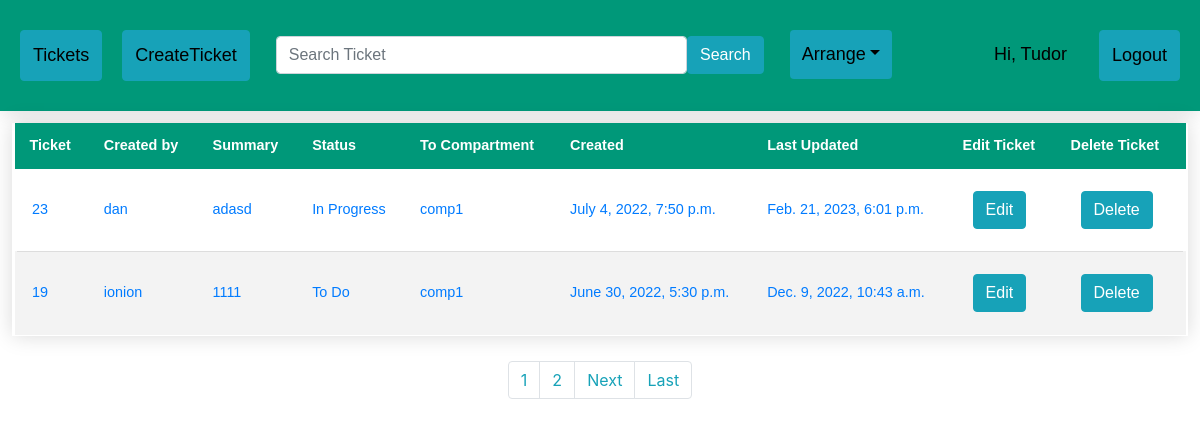
Page / (signed in) on the committed database.
### ticketApp/models.py (models this page shows)
class Ticket(models.Model):
	title = models.CharField(max_length=100)
	assignee = models.ForeignKey(User, null=True, blank=True, on_delete=models.CASCADE)
	status = models.CharField(max_length=25, choices=TicketStatus.choices, default=TicketStatus.TO_DO)
	compartment = models.CharField(max_length=25, choices=Compartiment.choices, default=None, null=False, blank=False)
	description = models.TextField()
	created_at = models.DateTimeField('created at', auto_now_add=True)
	updated_at = models.DateTimeField('updated at', auto_now=True)
	active = models.BooleanField(default=1)

### ticketApp/views.py (the view)
# urls.py: path('', views.index, name='index'),
def index(request):
    return get_tickets(request, '-created_at')

### ticketApp/views.py (called while the page is built)
def get_tickets(request, sorting_criteria):
    p = Paginator(Ticket.objects.order_by(sorting_criteria), 8)
    page = request.GET.get('page')
    tickets = p.get_page(page)
    return render(request, 'index.html', {'tickets': tickets})

### ticketApp/templates/index.html (shortened to what this page needs)
{% extends 'base.html' %}
{% block content %}
<table class="styled-table" content="width=device-width, initial-scale=1, maximum-scale=1, minimum-scale=1">
    <thead>
    <tr>
        <th>Ticket</th>
        <th>Created by</th>
        <th>Summary</th>
        <th>Status</th>
        <th>To Compartment</th>
        <th>Created</th>
        <th>Last Updated</th>
        <th>Edit Ticket</th>
        <th>Delete Ticket</th>
    </tr>
    </thead>
    {% if user.is_authenticated %}
    <tbody>
    {% for ticket in tickets %}
    {% if user.usercreate.compartment == ticket.compartment or user.is_superuser %}
    {% if ticket.active == True %}
    <tr>
        <td><a href="/ticket/{{ticket.id}}">{{ticket.id}}</a></td>
        <td><a href="/ticket/{{ticket.id}}">{{ticket.assignee}}</a></td>
        <td><a href="/ticket/{{ticket.id}}">{{ticket.title}}</a></td>
        <td><a href="/ticket/{{ticket.id}}">{{ticket.status}}</a></td>
        <td><a href="/ticket/{{ticket.id}}">{{ticket.compartment}}</a></td>
        <td><a href="/ticket/{{ticket.id}}">{{ticket.created_at}}</a></td>
        <td><a href="/ticket/{{ticket.id}}">{{ticket.updated_at}}</a></td>
        <td><a href="{% url 'EditTicket' ticket.id %}" style="margin:10px;" class="btn btn-info">Edit</a></td>
        <td><a href="{% url 'InactiveTicket' ticket.id %}" style="margin:10px;" class="btn btn-info">Delete</a></td>
    </tr>
    {% endif %}
    {% endif %}
    {% endfor %}
    </tbody>
</table>
<nav aria-label="..." class="">
        <ul class="pagination justify-content-center">
            {% for i in tickets.paginator.page_range %}
            {% if i == product_list.number %}
            <li class="page-item active"><a class="page-link bg-info">{{i}}</a></li>
            {% else %}
            <li class="page-item "><a class="page-link text-info" href="?page={{i}}">{{i}}</a></li>
            {% endif %}
            {% endfor %}
            {% if tickets.has_next %}
            <li class="page-item">
                <a class="page-link text-info" href="?page={{ tickets.next_page_number }}">Next</a>
            </li>
            <li class="page-item"><a class="page-link text-info" href="?page={{ tickets.paginator.num_pages }}">Last
                    </a></li>
            {% endif %}
        </ul>
      </nav>
    {% else %}
    <h2 align="center" class="rainbow-text"><strong>You can Login when the Admin activates your account!!!</strong></h2>
{% endif %}
{% endblock %}

### ticketApp/templates/base.html (shortened to what this page needs)
<!DOCTYPE html>
<html>
<head>
    {% load static %}
    <link rel="stylesheet" href="https://stackpath.bootstrapcdn.com/bootstrap/4.4.1/css/bootstrap.min.css"
>
    <link rel="stylesheet" type="text/css" href="{% static 'css/style.css' %}">
</head>
<body>
<div class="header">
    <a href="{% url 'index' %}" style="margin:10px;" class="btn btn-info">Tickets</a>
    {% if user.is_authenticated %}
    <a href="{% url 'CreateTicket' %}" style="margin:10px;" class="btn btn-info">CreateTicket</a>
    <form style="margin:10px;" class="d-flex" method="GET" action="{% url 'searches' %}">
        <input class="form-control me-2" type="search" placeholder="Search Ticket" aria-label="Search" name="search"
               required>
        <button class="btn btn-info" type="submit">Search</button>
    </form>
        <a class="nav-link dropdown-toggle btn-info" style="margin:10px;" href="#"   data-bs-toggle="dropdown" >Arrange</a>
    {% endif %}
    <div class="header-right">
        {% if user.is_authenticated %}
        <a style="margin:10px;">Hi, {{ request.user.username|title }}</a>
        <a class="btn btn-info" href="/logout_request" style="margin:10px;">Logout</a>
        {% else %}
        <a href="{% url 'login_request' %}" class="btn btn-info">Login</a>
        {% endif %}
    </div>
</div>
<div id="body">
    {% block content %}{% endblock %}
</div>
</body>
</html>

### ticketApp/static/css/style.css (style rules this page uses)
.header { overflow: hidden; background-color: #009879; padding: 20px 10px; min-width: 200px; box-shadow: 0 0 20px rgba(0, 0, 0, 0.15); }
.header a { float: left; color: black; text-align: center; padding: 12px; text-decoration: none; font-size: 18px; font-family: sans-serif; line-height: 25px; border-radius: 4px; }
.header-right { float: right; }
.d-flex { float: left; width: 500px; text-align: center; font-family: sans-serif; line-height: 25px; padding: 6px; }
.styled-table { border-collapse: collapse; margin: 25px 0; width:98%; margin-top: 1%; margin-left:1%; margin-right:1%; font-size: 0.9em; font-family: sans-serif; min-width: 200px; box-shadow: 0 0 20px rgba(0, 0, 0, 0.15); }
.styled-table thead tr { background-color: #009879; color: #ffffff; text-align: left; }
.styled-table th, .styled-table td { padding: 12px 15px; }
.styled-table tbody tr { border-bottom: 1px solid #dddddd; }
.styled-table tbody tr:nth-of-type(even) { background-color: #f3f3f3; }
.styled-table tbody tr:last-of-type { border-bottom: 2px solid transparent; }
.styled-table tbody tr { border-right: 5px solid transparent; border-left: 5px solid transparent; }

### rows in the picture
Ticket: id "23", assignee "dan", title "adasd", status "In Progress", compartment "comp1", created_at "July 4, 2022, 7:50 p.m.", updated_at "Feb. 21, 2023, 6:01 p.m."
Ticket: id "19", assignee "ionion", title "1111", status "To Do", compartment "comp1", created_at "June 30, 2022, 5:30 p.m.", updated_at "Dec. 9, 2022, 10:43 a.m."

### other values in the picture
{{ request.user.username|title }} "Tudor"
{{ i }} "1" "2"
